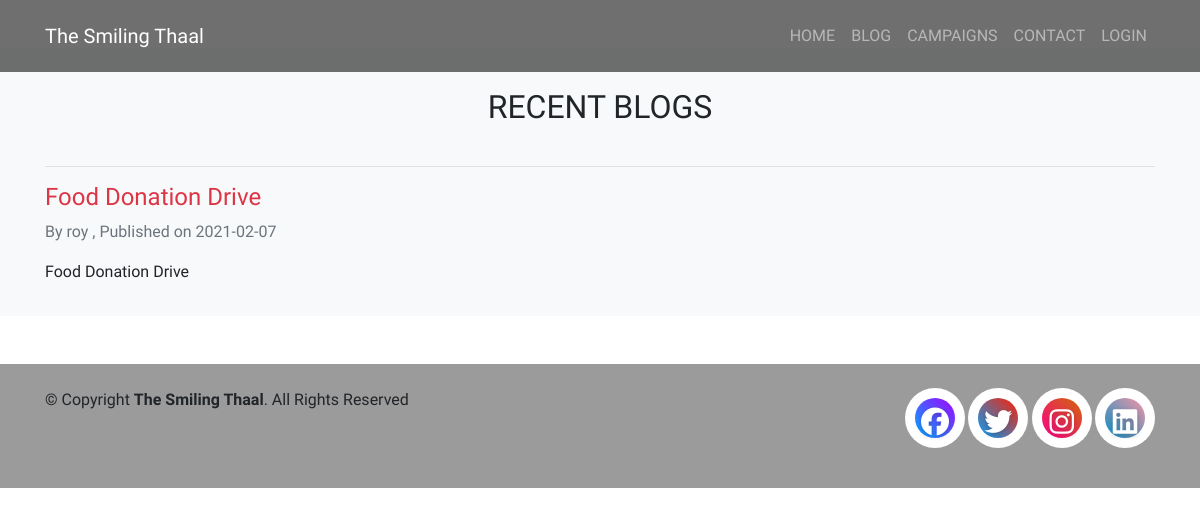
/blogs.php, run on the app's committed database.
### tables this page shows
CREATE TABLE `blogs` (
  `b_id` int(11) NOT NULL,
  `b_title` varchar(45) NOT NULL,
  `b_content` varchar(200) NOT NULL,
  `b_date` date NOT NULL,
  `b_vid` int(11) NOT NULL
);

CREATE TABLE `volunteers` (
  `id` int(11) NOT NULL,
  `username` varchar(45) NOT NULL,
  `email` varchar(45) NOT NULL,
  `password` varchar(45) NOT NULL
);

### src/blogs.php (the view, shortened to what this page needs)
<?php
require 'config.php';
?>
<!doctype html>
<html lang="en">
<head>
    <link rel="stylesheet" href="https://stackpath.bootstrapcdn.com/bootstrap/4.3.1/css/bootstrap.min.css">
    <link rel="stylesheet" href="../static/css/main.css">
</head>
<body>
    <?php
    require "templates/header.php";
    ?>
    <div class="bg-light py-3">
        <div class="container">
            <h2 class="text-center text-uppercase py-4">Recent Blogs</h2>
            <section>
                <?php
                $stmt = mysqli_query($conn, "SELECT * FROM blogs ORDER BY b_date DESC");
                if (mysqli_num_rows($stmt) > 0) {
                    while ($row = mysqli_fetch_assoc($stmt)) {
                        $id = $row['b_vid'];
                        $username = mysqli_query($conn, "SELECT username FROM volunteers WHERE id = '$id'");
                        echo "
                            <hr>
                            <article>
                                <h4 class = 'text-danger'>" . $row['b_title'] . "</h4>
                                <p class='text-muted'>By " . mysqli_fetch_assoc($username)['username'] . " , Published on " . $row['b_date'] . "</p>
                                <p class=''>" . $row['b_content'] . "</p>";
                        echo "</article>";
                    }
                }
                ?>
            </section>
        </div>
    </div>
    <?php
    require "templates/footer.php";
    ?>
</body>
</html>

### static/css/main.css (style rules this page uses)
* { margin: 0; padding: 0; box-sizing: border-box; }
body { font-family: 'Balsamiq Sans', cursive; }

### data on the page
blogs: b_title "Food Donation Drive", b_vid.username "roy", b_date "2021-02-07", b_content "Food Donation Drive"
